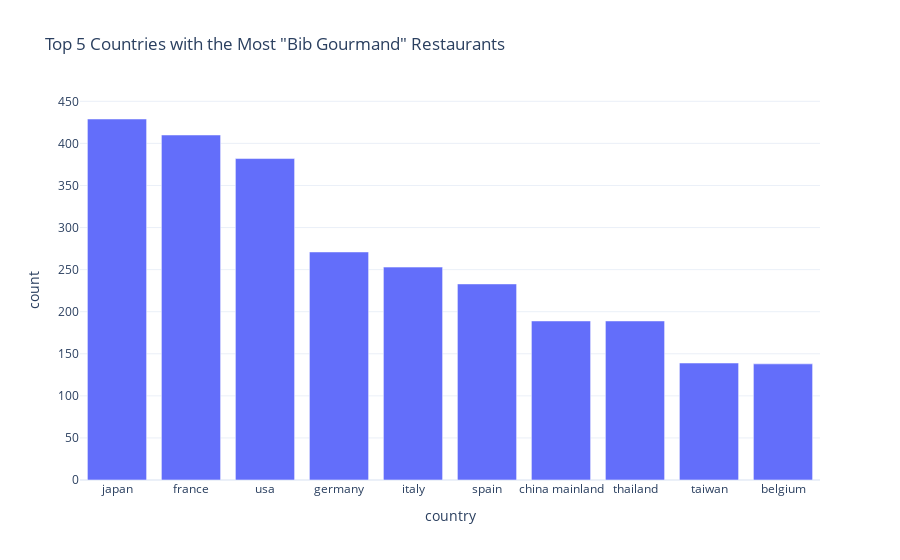

The notebook cell this image was saved under:
### Code cell
# Filter the dataset for "Bib Gourmand" awarded restaurants
df_bib_gourmand = df[df['award'] == 'bib gourmand']

# Group by country and count the number of "Bib Gourmand" restaurants
bib_gourmand_counts = df_bib_gourmand['country'].value_counts().reset_index()
bib_gourmand_counts.columns = ['country', 'count']

# Get the top 5 countries
top5_bib_gourmand = bib_gourmand_counts.head(10)

# Create a bar chart for the top 5 countries
fig_top5_bib = px.bar(top5_bib_gourmand, 
                      x='country', 
                      y='count',
                      title='Top 5 Countries with the Most "Bib Gourmand" Restaurants',
                      template='plotly_white')

# Show the plot
fig_top5_bib.show()

### Figure 1 — Plotly figure (JSON) as saved in the notebook; plotly's stock layout.template omitted (floating-point values rounded to 4 significant figures)
{"data": [{"alignmentgroup": "True", "hovertemplate": "country=%{x}<br>count=%{y}<extra></extra>", "legendgroup": "", "marker": {"color": "#636efa", "pattern": {"shape": ""}}, "name": "", "offsetgroup": "", "orientation": "v", "showlegend": false, "textposition": "auto", "type": "bar", "x": ["japan", "france", "usa", "germany", "italy", "spain", "china mainland", "thailand", "taiwan", "belgium"], "xaxis": "x", "y": [429, 410, 382, 271, 253, 233, 189, 189, 139, 138], "yaxis": "y"}], "layout": {"barmode": "relative", "legend": {"tracegroupgap": 0}, "title": {"text": "Top 5 Countries with the Most \"Bib Gourmand\" Restaurants"}, "xaxis": {"anchor": "y", "domain": [0, 1], "title": {"text": "country"}}, "yaxis": {"anchor": "x", "domain": [0, 1], "title": {"text": "count"}}}}
